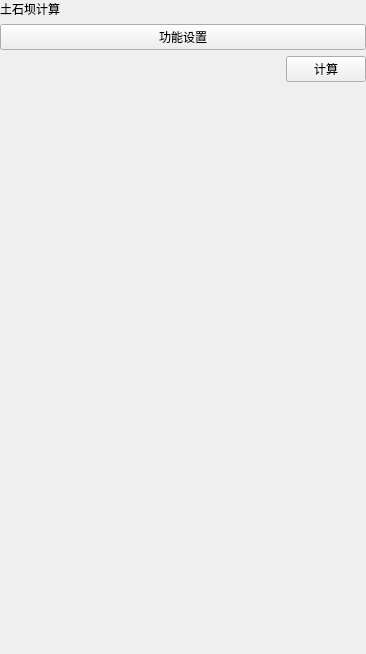
<?xml version="1.0" encoding="UTF-8"?>
<ui version="4.0">
 <class>StressStrainWidget</class>
 <widget class="QWidget" name="StressStrainWidget">
  <property name="geometry">
   <rect>
    <x>0</x>
    <y>0</y>
    <width>366</width>
    <height>654</height>
   </rect>
  </property>
  <property name="windowTitle">
   <string>土石坝计算</string>
  </property>
  <layout class="QVBoxLayout" name="verticalLayout">
   <property name="leftMargin">
    <number>0</number>
   </property>
   <property name="topMargin">
    <number>0</number>
   </property>
   <property name="rightMargin">
    <number>0</number>
   </property>
   <property name="bottomMargin">
    <number>0</number>
   </property>
   <item>
    <widget class="QLabel" name="pageNameLabel">
     <property name="text">
      <string>土石坝计算</string>
     </property>
    </widget>
   </item>
   <item>
    <widget class="QPushButton" name="sectionTitleButton">
     <property name="text">
      <string>功能设置</string>
     </property>
    </widget>
   </item>
   <item>
    <layout class="QHBoxLayout" name="horizontalLayoutCompute">
     <item>
      <spacer name="horizontalSpacerCompute">
       <property name="orientation">
        <enum>Qt::Horizontal</enum>
       </property>
       <property name="sizeHint" stdset="0">
        <size>
         <width>0</width>
         <height>0</height>
        </size>
       </property>
      </spacer>
     </item>
     <item>
      <widget class="QPushButton" name="btnCompute">
       <property name="text">
        <string>计算</string>
       </property>
      </widget>
     </item>
    </layout>
   </item>
   <item>
    <spacer name="verticalSpacer">
     <property name="orientation">
      <enum>Qt::Vertical</enum>
     </property>
     <property name="sizeHint" stdset="0">
      <size>
       <width>20</width>
       <height>40</height>
      </size>
     </property>
    </spacer>
   </item>
  </layout>
 </widget>
 <resources/>
 <connections/>
</ui>
